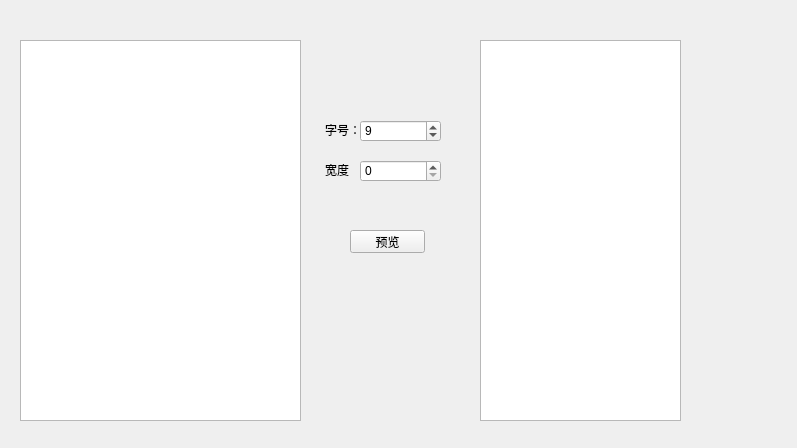
<?xml version="1.0" encoding="UTF-8"?>
<ui version="4.0">
 <class>Form</class>
 <widget class="QWidget" name="Form">
  <property name="geometry">
   <rect>
    <x>0</x>
    <y>0</y>
    <width>797</width>
    <height>448</height>
   </rect>
  </property>
  <property name="windowTitle">
   <string>文本预览</string>
  </property>
  <widget class="QPushButton" name="button_preview">
   <property name="geometry">
    <rect>
     <x>350</x>
     <y>230</y>
     <width>75</width>
     <height>23</height>
    </rect>
   </property>
   <property name="text">
    <string>预览</string>
   </property>
  </widget>
  <widget class="QTextBrowser" name="text_browser_left">
   <property name="geometry">
    <rect>
     <x>20</x>
     <y>40</y>
     <width>281</width>
     <height>381</height>
    </rect>
   </property>
  </widget>
  <widget class="QTextBrowser" name="text_browser_right">
   <property name="geometry">
    <rect>
     <x>480</x>
     <y>40</y>
     <width>201</width>
     <height>381</height>
    </rect>
   </property>
  </widget>
  <widget class="QSpinBox" name="spinbox_font">
   <property name="geometry">
    <rect>
     <x>360</x>
     <y>120</y>
     <width>81</width>
     <height>22</height>
    </rect>
   </property>
   <property name="minimum">
    <number>0</number>
   </property>
   <property name="singleStep">
    <number>0</number>
   </property>
   <property name="value">
    <number>9</number>
   </property>
  </widget>
  <widget class="QLabel" name="label_font">
   <property name="geometry">
    <rect>
     <x>325</x>
     <y>124</y>
     <width>54</width>
     <height>12</height>
    </rect>
   </property>
   <property name="text">
    <string>字号：</string>
   </property>
  </widget>
  <widget class="QLabel" name="label_width">
   <property name="geometry">
    <rect>
     <x>325</x>
     <y>164</y>
     <width>54</width>
     <height>12</height>
    </rect>
   </property>
   <property name="text">
    <string>宽度</string>
   </property>
  </widget>
  <widget class="QSpinBox" name="spinbox_width">
   <property name="geometry">
    <rect>
     <x>360</x>
     <y>160</y>
     <width>81</width>
     <height>22</height>
    </rect>
   </property>
   <property name="minimum">
    <number>0</number>
   </property>
   <property name="maximum">
    <number>1000</number>
   </property>
  </widget>
 </widget>
 <resources/>
 <connections/>
</ui>
